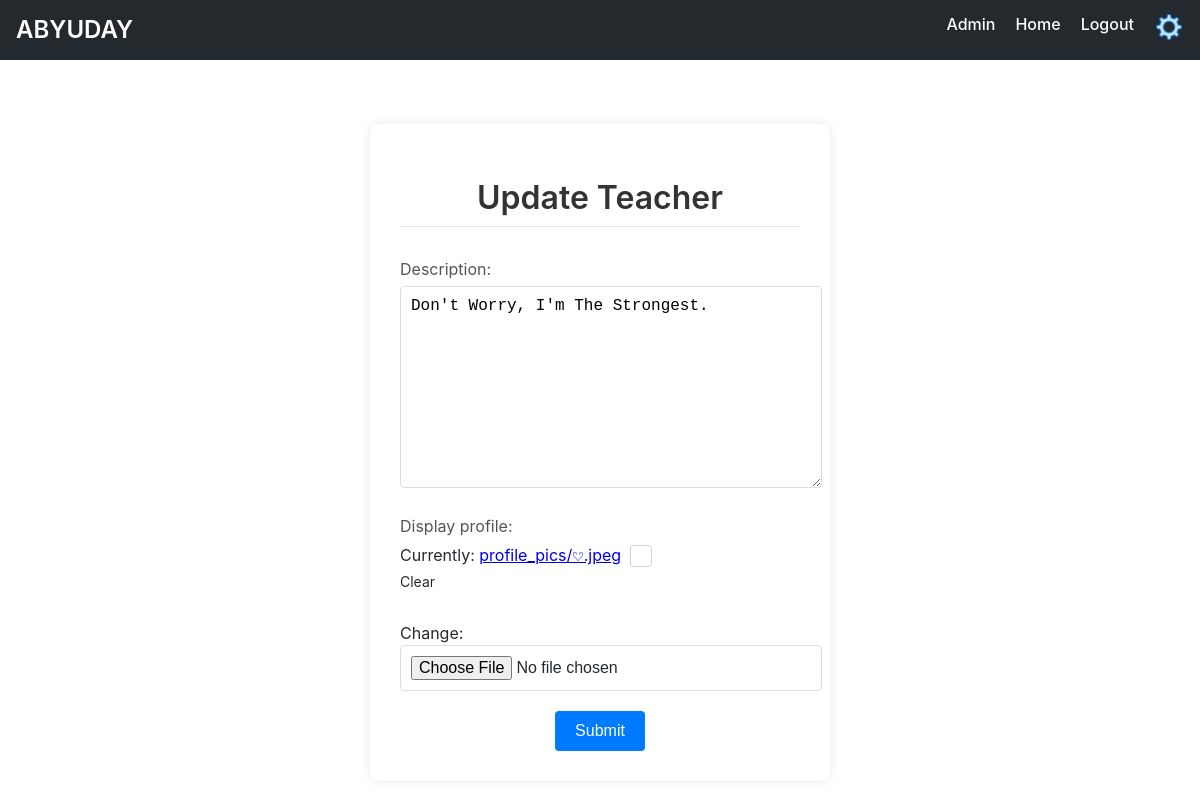
The app's page /update-teacher/1/ (signed in), older data.
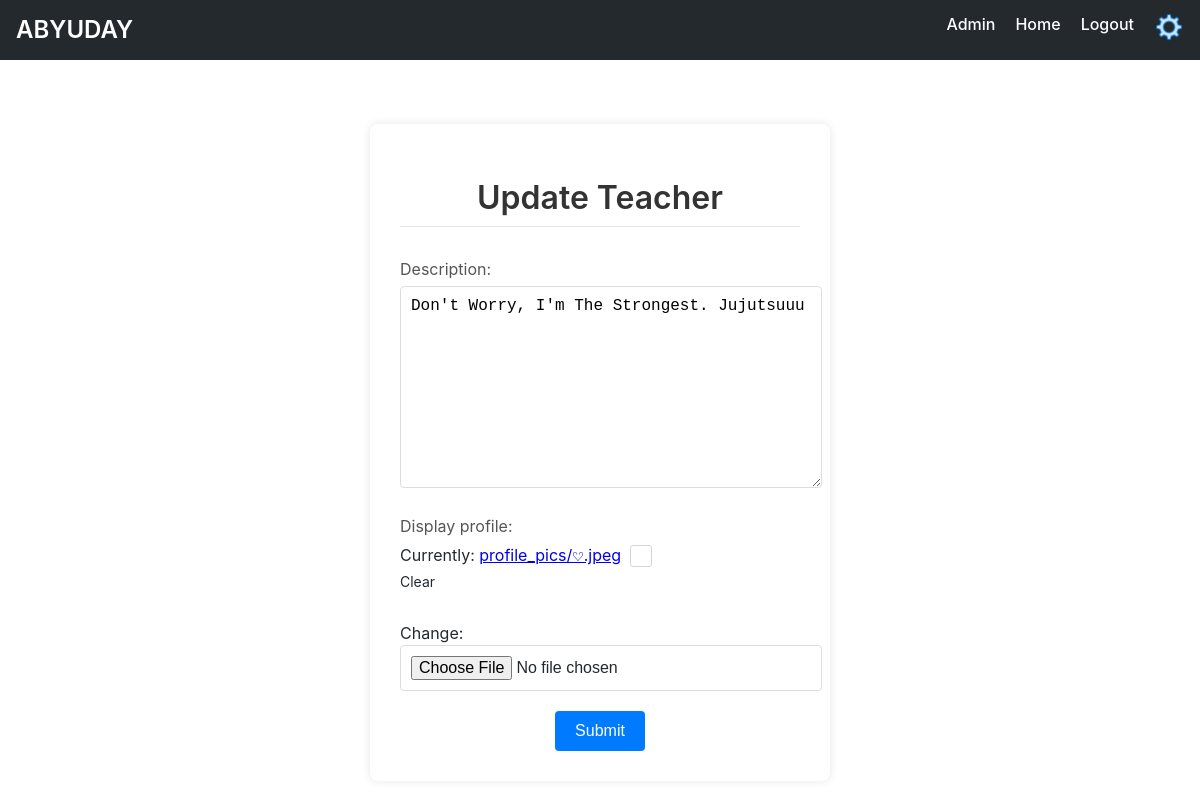
The same page, newer data.
### firstapp/models.py (models this page shows, shortened)
class Teacher(models.Model):
    name = models.OneToOneField(User, on_delete=models.CASCADE, limit_choices_to={'groups__name': 'Teacher'})
    description = models.TextField(blank=True)
    display_profile = models.ImageField(upload_to='profile_pics',blank=True)

### firstapp/views.py (the view, shortened to what this page needs)
# urls.py: path('update-teacher/<int:pk>/',views.TeacherUpdate.as_view(),name='update-teacher'),
class TeacherUpdate(LoginRequiredMixin,PermissionRequiredMixin,UpdateView):
    permission_required='firstapp.add_students'
    model=Teacher
    success_url=reverse_lazy('firstapp:home')
    fields=['description','display_profile']

### firstapp/templatetags/firstapp_extras.py (called while the page is built)
@register.filter(is_safe=True)
def get_teacher_id(value, arg=None):
    if arg is None:
        user=User.objects.get(pk=value)
        return Teacher.objects.get(name = user).id

### firstapp/templates/firstapp/teacher_form.html (shortened to what this page needs)
{% extends 'firstapp/base.html' %}
{% load static %}
{% block style_block %}
<link rel="stylesheet" href="{% static 'firstapp/login_register.css' %}">
{% endblock %}
{% block body_block %}
<div class="content-container">
    {% if not form.instance.pk %}
    <h1 class="section-title">Add teacher</h1>
    {% else %}
    <h1 class="section-title">Update Teacher</h1>
    {% endif %}
    <form action="" method="post" enctype="multipart/form-data">
        {% for field in form %}
        <div class="form-group">
            <label for="{{ field.id_for_label }}">{{ field.label }}:</label>
            {{ field }}
        </div>
        {% endfor %}
        <div class="form-button" style="display: flex; justify-content: center;">
            <button type="submit" class="button button-primary">Submit</button>
        </div>
    </form>
</div>
{% endblock %}

Row changes from the older to the newer data that the page shows:
changed Teacher: description "Don't Worry, I'm The Strongest." → "Don't Worry, I'm The Strongest. Jujutsuuu"
